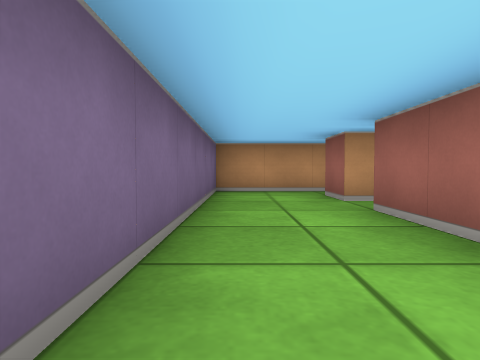
View 1 (above)

16 first-person views from a walk through a cub3D maze. The camera is about half as high as the walls, tilts 2° down and sees 75° across. The floor is counted in squares. Each view is taken from the middle of a square. On the plan, view 1 faces up. The plan holds only what a view shows up to about 9 squares ahead; the rest is blank.

View 2
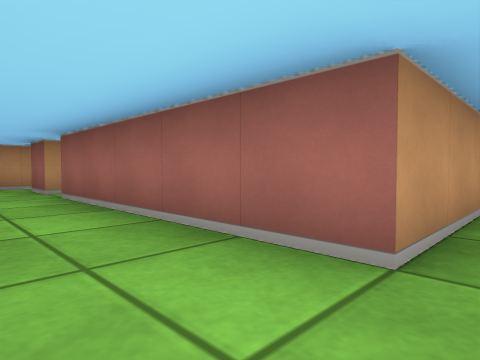

View 3
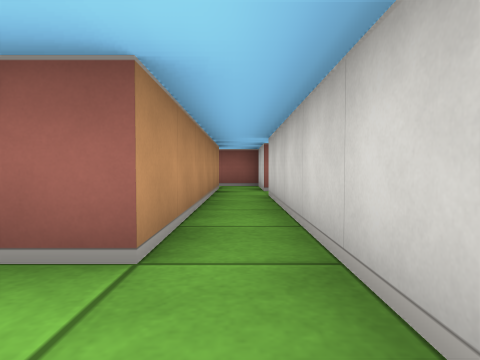

View 4
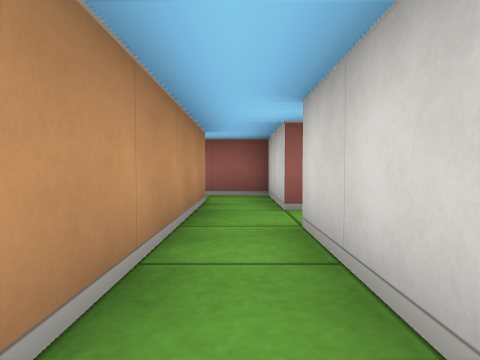

View 5
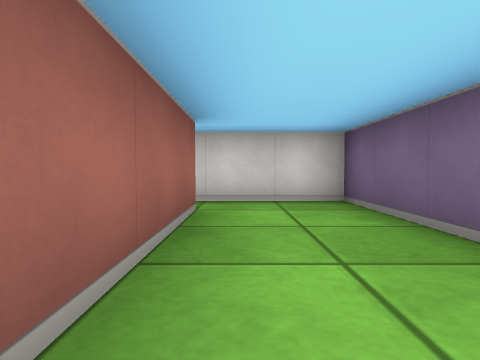

View 6
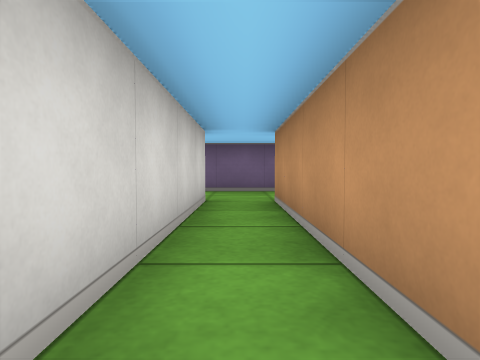

View 7
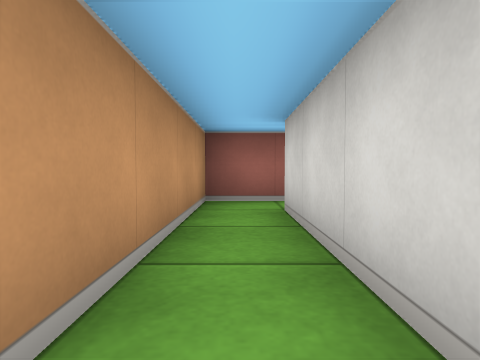

View 8
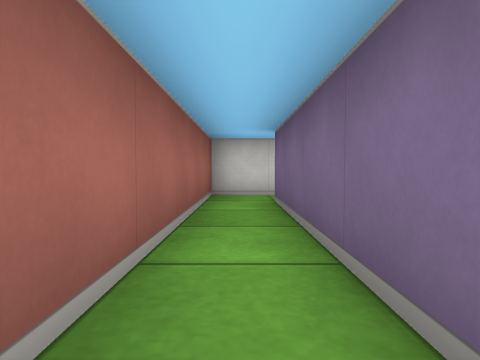

View 9
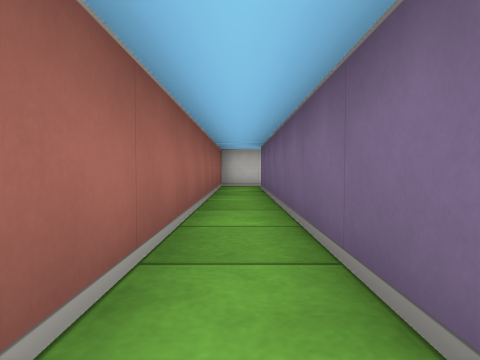

View 10
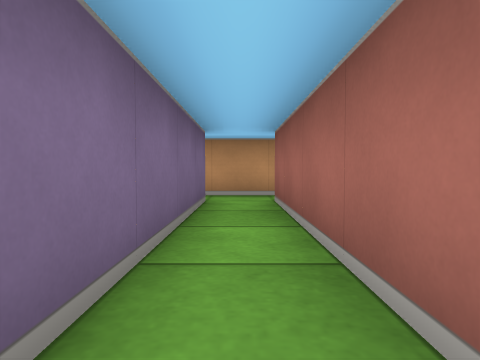

View 11
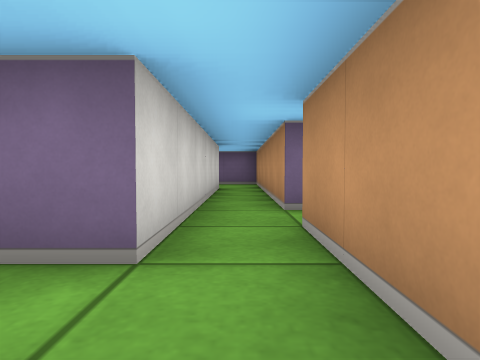

View 12
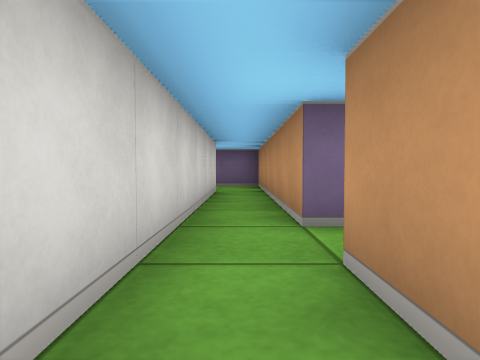

View 13
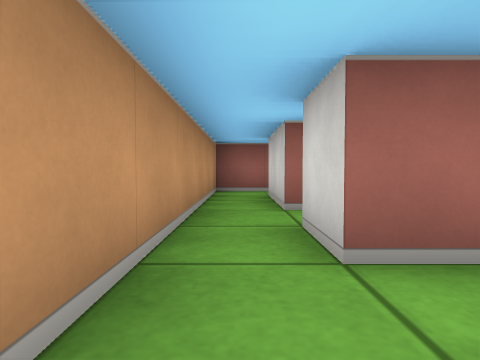

View 14
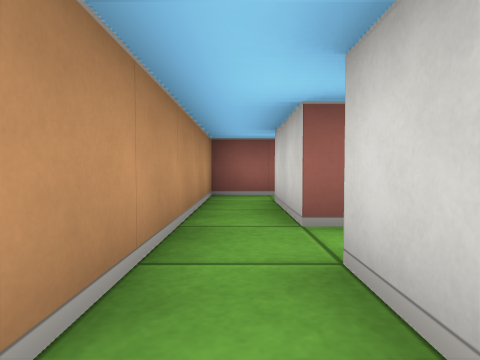

View 15
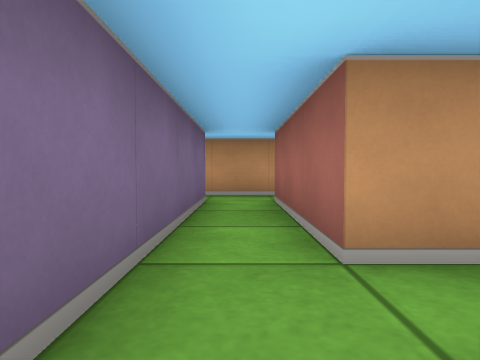

View 16
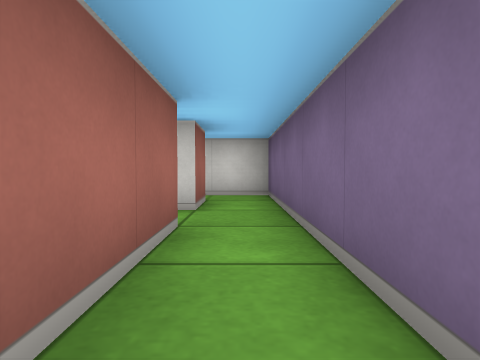

### Floor plan
Ten units are one square. View 1 is at (0, 0); x grows to the right and y downward. Boxes are objects, and circles mark ways between rooms. Rooms are numbered by the first view taken in them; rooms with no view inside come last. Other rooms are left out.
<svg viewBox="-10 -75 150 110">
<path fill="none" stroke="#000" d="M-5 -55 -5 25 55 25M65 -32 65 -45 15 -45 15 -55M65 15 15 15 15 -35 55 -35M65 -55 75 -55 75 15 65 15M65 25 85 25 85 -55 95 -55M95 -65 65 -65M95 -15 95 5 106 5M105 -5 105 -15M95 -55 95 -15M112 -25 105 -25 105 -55 125 -55M125 -65 95 -65M15 -55 65 -55M55 -65 -5 -65 -5 -55M135 -54 135 -65 125 -65"/>
<circle cx="70" cy="20" r="3" fill="#2a7"/>
<circle cx="5" cy="-50" r="3" fill="#2a7"/>
<circle cx="90" cy="-60" r="3" fill="#2a7"/>
<circle cx="70" cy="-60" r="3" fill="#2a7"/>
<circle cx="100" cy="-10" r="3" fill="#2a7"/>
<circle cx="115" cy="-60" r="3" fill="#2a7"/>
<text x="10" y="-10">1</text>
<text x="80" y="-20">2</text>
<text x="100" y="-10">3</text>
<text x="100" y="-40">4</text>
<text x="30" y="-60">5</text>
<text x="130" y="-60">6</text>
</svg>
Room 1 opens to room 2. Room 1 opens to room 5. Room 2 opens to room 4. Room 2 opens to room 5. Room 3 opens to room 4. Room 4 opens to room 6.

Where each view was taken, in squares from view 1:
view 1: 0 up, 0 right, facing up
view 2: 2 down, 0 right, facing up-right
view 3: 2 down, 0 right, facing right
view 4: 2 down, 3 right, facing right
view 5: 2 up, 1 right, facing down
view 6: 4 up, 6 right, facing left
view 7: 4 up, 2 right, facing right
view 8: 3 up, 8 right, facing down
view 9: 6 up, 8 right, facing down
view 10: 1 up, 8 right, facing up
view 11: 6 up, 9 right, facing left
view 12: 6 up, 8 right, facing left
view 13: 6 up, 7 right, facing right
view 14: 6 up, 8 right, facing right
view 15: 1 up, 10 right, facing up
view 16: 5 up, 10 right, facing down
